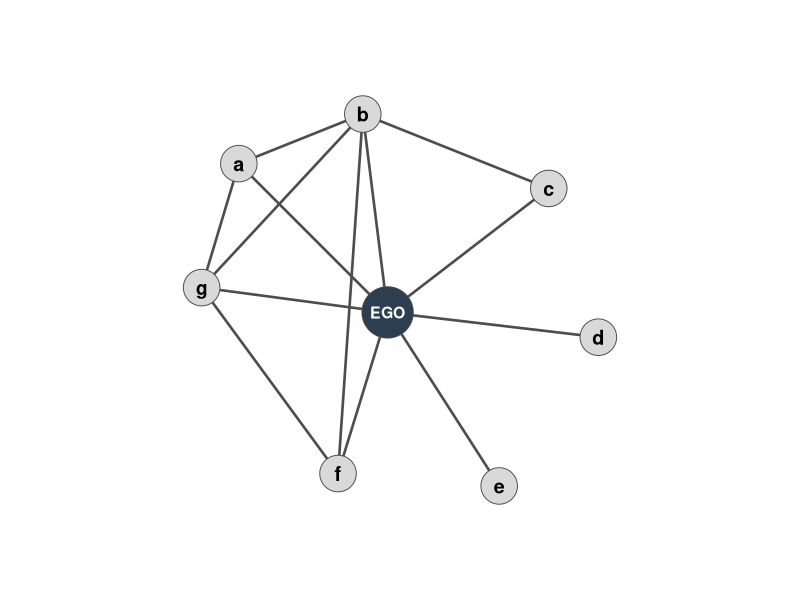
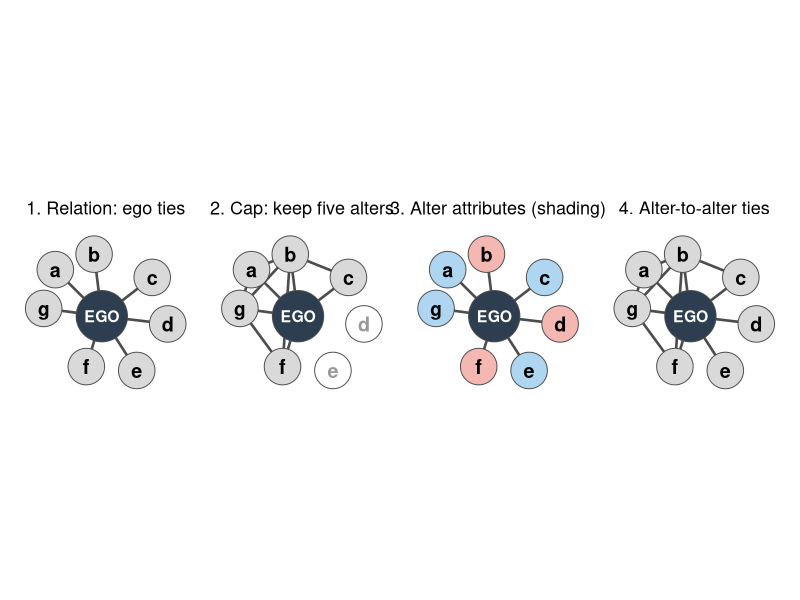
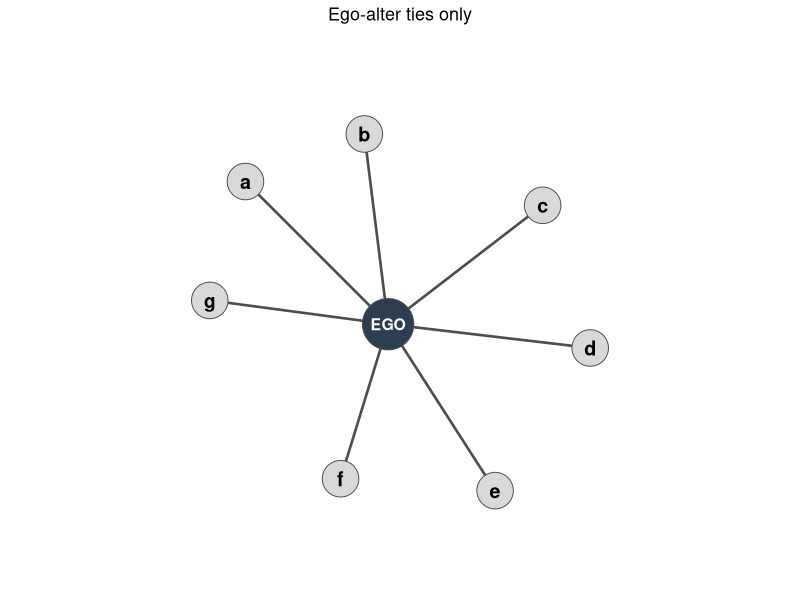
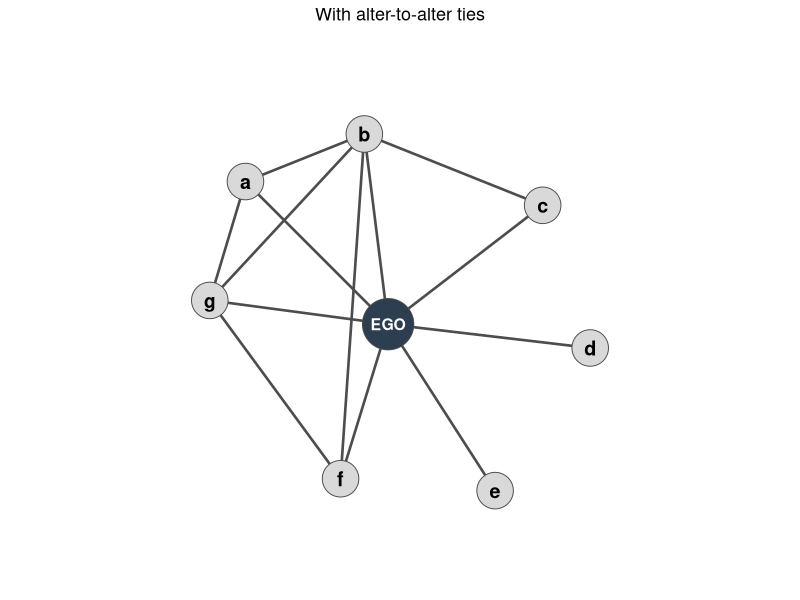
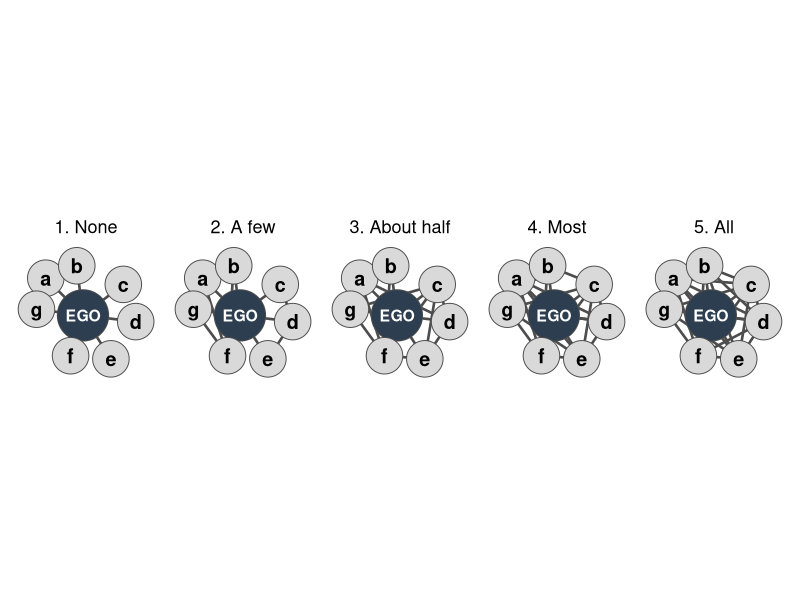
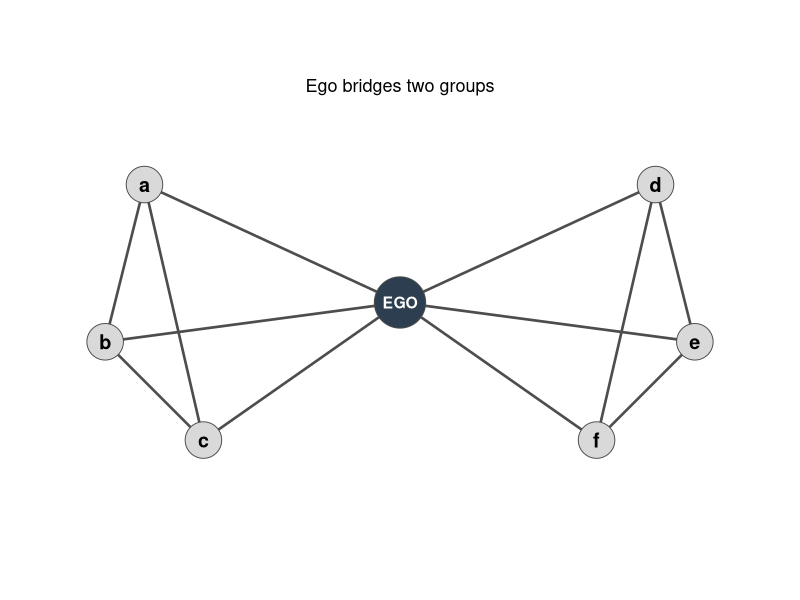

The R source for these figures, in order:
## ---- chunk 1
#| include: false
library(ggplot2)
library(patchwork)
library(knitr)
library(kableExtra)

kbl <- function(df, ...) {
  kable(df, ...) |>
    kable_styling(font_size = 18, full_width = FALSE)
}

# Stylized ego network: ego at the origin, seven alters a-g.
nodes <- data.frame(
  id = c("EGO", "a", "b", "c", "d", "e", "f", "g"),
  x  = c(0, -1.2, -0.2, 1.3, 1.7, 0.9, -0.4, -1.5),
  y  = c(0, 1.2, 1.6, 1.0, -0.2, -1.4, -1.3, 0.2)
)
alter_ids <- nodes$id[-1]
ties_aa <- data.frame(
  from = c("a", "a", "b", "b", "b", "f"),
  to   = c("b", "g", "c", "f", "g", "g")
)

# Draws ego, alters, ego-alter ties, and the alter-alter ties among kept alters.
# Dropped alters appear as hollow nodes with no edges.
draw_net <- function(nd = nodes, aa = ties_aa, keep = nd$id[-1], fill = NULL) {
  alters <- nd$id[-1]
  if (is.null(fill)) fill <- setNames(rep("grey85", length(alters)), alters)
  aa <- aa[aa$from %in% keep & aa$to %in% keep, , drop = FALSE]
  el <- rbind(data.frame(from = "EGO", to = keep), aa)
  s  <- nd[match(el$from, nd$id), c("x", "y")]
  tg <- nd[match(el$to, nd$id), c("x", "y")]
  edges <- data.frame(x = s$x, y = s$y, xend = tg$x, yend = tg$y)
  dropped <- !(nd$id %in% c("EGO", keep))
  nd$pfill <- c("#2C3E50", unname(fill[alters]))
  nd$pfill[dropped] <- "white"
  nd$lab <- ifelse(dropped, "grey60", ifelse(nd$id == "EGO", "white", "black"))
  nd$psize <- ifelse(nd$id == "EGO", 17, 12)
  nd$tsize <- ifelse(nd$id == "EGO", 4, 5)
  ggplot() +
    geom_segment(data = edges, aes(x = x, y = y, xend = xend, yend = yend),
                 colour = "grey30", linewidth = 0.9) +
    geom_point(data = nd, aes(x = x, y = y, fill = pfill, size = psize),
               shape = 21, colour = "grey30") +
    geom_text(data = nd, aes(x = x, y = y, label = id, colour = lab, size = tsize),
              fontface = "bold") +
    scale_fill_identity() +
    scale_colour_identity() +
    scale_size_identity() +
    coord_equal(xlim = range(nd$x) + c(-0.7, 0.7),
                ylim = range(nd$y) + c(-0.7, 0.7)) +
    theme_void() +
    theme(plot.title = element_text(hjust = 0.5, size = 13))
}

bridge_nodes <- data.frame(
  id = c("EGO", "a", "b", "c", "d", "e", "f"),
  x  = c(0, -2.6, -3.0, -2.0, 2.6, 3.0, 2.0),
  y  = c(0, 1.2, -0.4, -1.4, 1.2, -0.4, -1.4)
)
bridge_ties <- data.frame(
  from = c("a", "a", "b", "d", "d", "e"),
  to   = c("b", "c", "c", "e", "f", "f")
)

# Position generator respondents (illustrative): one row per occupation on the list.
pg_jobs <- c("Lawyer", "Mechanic", "Teacher", "Police officer",
             "Nurse", "Accountant", "Farmer", "Engineer")
pg_A <- data.frame(
  job = pg_jobs,
  know = c(TRUE, FALSE, TRUE, FALSE, TRUE, TRUE, FALSE, TRUE),
  years = c(3, NA, 10, NA, 6, 2, NA, 1),
  relation = c("Relative", NA, "Acquaintance", NA, "Friend", "Co-worker", NA, "Friend"),
  closeness = c("Very close", NA, "Close", NA, "Very close", "Not close", NA, "Close")
)
pg_B <- data.frame(
  job = pg_jobs,
  know = c(FALSE, TRUE, FALSE, FALSE, FALSE, FALSE, TRUE, FALSE),
  years = c(NA, 20, NA, NA, NA, NA, 15, NA),
  relation = c(NA, "Relative", NA, NA, NA, NA, "Relative", NA),
  closeness = c(NA, "Very close", NA, NA, NA, NA, "Very close", NA)
)
pg_metrics <- function(d) {
  acc <- d[d$know, ]
  list(P = nrow(acc), J = nrow(d), types = sort(unique(acc$relation)),
       years = acc$years, ybar = mean(acc$years),
       n_close = sum(acc$closeness %in% c("Very close", "Close")))
}

# Resource generator respondents (illustrative): one row per resource-contact access.
rg_resources <- c("Repair a car or bike", "Own a car", "Play an instrument",
                  "Active in a political party", "Help move house", "Give financial advice")
rg_C <- data.frame(
  resource = c("Repair a car or bike", "Own a car", "Active in a political party",
               "Help move house", "Help move house", "Give financial advice"),
  contact = c("A1", "A2", "A3", "A1", "A4", "A4"),
  type = c("friend", "family", "acquaintance", "friend", "family", "family")
)
rg_C_self <- "Own a car"
rg_D <- data.frame(
  resource = c("Own a car", "Help move house", "Give financial advice"),
  contact = c("B1", "B1", "B1"),
  type = c("family", "family", "family")
)
rg_table <- function(d, self = character(0)) {
  data.frame(
    Resource = rg_resources,
    `Know anyone?` = ifelse(rg_resources %in% d$resource, "Yes", "No"),
    `Access through` = unname(sapply(rg_resources, function(r) {
      s <- d[d$resource == r, ]
      if (nrow(s) == 0) "" else paste0(s$contact, " (", s$type, ")", collapse = ", ")
    })),
    `And yourself?` = ifelse(rg_resources %in% self, "Yes", "No"),
    check.names = FALSE
  )
}
rg_metrics <- function(d) {
  list(R = length(unique(d$resource)), K = length(rg_resources),
       events = nrow(d), contacts = length(unique(d$contact)),
       types = sort(unique(d$type)), n_fam = sum(d$type == "family"))
}
## ---- chunk 2
data.frame(
  Source = c("Surveys", "Direct observation", "Big data"),
  `What the researcher does` = c(
    "Asks people about their relations",
    "Goes to a site and records interactions",
    "Uses digital traces of communication and interaction"
  ),
  `Typical settings` = c(
    "Any population you can reach",
    "Classrooms, neighborhoods, karate club, monastery, fraternity house",
    "Phone logs, email, online platforms"
  ),
  `Main limitation` = c(
    "Depends on what respondents recall and report",
    "Costly, bounded to one site, and misses ties elsewhere",
    "Captures only what leaves a digital trace; meaning of ties is often unclear"
  ),
  check.names = FALSE
) |> kbl()
## ---- chunk 3
#| fig-width: 4.6
#| fig-height: 4.2
#| fig-align: center
draw_net()
## ---- chunk 4
data.frame(
  `Tie type` = c("Role relations", "Sentiments and cognitions", "Behavioral interactions"),
  Examples = c(
    "Friends, kin, business partners",
    "Liking, trusting, acquaintanceship",
    "Calling, texting, citing, supporting, resource exchange"
  ),
  `Example survey item` = c(
    "Who are your friends?",
    "Whom do you trust most?",
    "With whom did you talk in the last week?"
  ),
  check.names = FALSE
) |> kbl()
## ---- chunk 5
#| fig-width: 10.6
#| fig-height: 3.3
#| fig-align: center
p1 <- draw_net(aa = ties_aa[0, ]) +
  labs(title = "1. Relation: ego ties")
p2 <- draw_net(keep = c("a", "b", "c", "f", "g")) +
  labs(title = "2. Cap: keep five alters")
p3 <- draw_net(aa = ties_aa[0, ],
               fill = c(a = "#AED6F1", b = "#F5B7B1", c = "#AED6F1",
                        d = "#F5B7B1", e = "#AED6F1", f = "#F5B7B1",
                        g = "#AED6F1")) +
  labs(title = "3. Alter attributes (shading)")
p4 <- draw_net() +
  labs(title = "4. Alter-to-alter ties")
wrap_plots(p1, p2, p3, p4, nrow = 1)
## ---- chunk 6
data.frame(
  Approach = c("Role-relation", "Interaction", "Affective", "Exchange"),
  `Example prompt` = c(
    "List up to [X] friends, co-workers, co-authors, roommates, etc.",
    "List up to [X] people you most frequently interact with.",
    "List up to [X] people you feel closest to or trust most.",
    "List up to [X] people you would go to for advice, financial support, etc."
  ),
  `Main limitation` = c(
    "Low reliability; \"friend\" means different things to different people",
    "Frequency is not the same as importance or closeness",
    "Same reliability issues as role-relation; elicits smaller networks",
    "Not appropriate for every purpose"
  ),
  `Main strength` = c(
    "Easy to ask",
    "Fewer validity problems than role-relation; neutral criterion",
    "Captures strong, subjectively significant ties",
    "Fewer reliability problems; captures weak ties and more alters; fits social capital studies"
  ),
  check.names = FALSE
) |> kbl()
## ---- chunk 7
data.frame(
  Study = c(
    "Wellman (1979), East York Study",
    "Fischer (1982), Northern California Communities Study",
    "Marsden (1987), General Social Survey"
  ),
  `Name generator` = c(
    "\"Name the six persons outside your home that you feel closest to.\"",
    "\"Name all persons who would provide any of eight types of aid.\"",
    "\"Named all persons with whom you have discussed matters important to you.\""
  ),
  check.names = FALSE
) |> kbl()
## ---- chunk 8
#| fig-width: 5.0
#| fig-height: 3.6
#| fig-align: center
data.frame(
  Ego = c(101, 101, 101, 101, 102),
  Alter = c(2044, 2047, 2051, 2060, 2044),
  Wave = c(1, 1, 2, 2, 1)
) |>
  kbl(col.names = c("egoid", "alterid", "wave"))
## ---- chunk 9
data.frame(
  egoid = c(101, 101, 101, 102),
  alterid = c(2044, 2047, 2051, 2044),
  wave = c(1, 1, 1, 1)
) |> kbl()
## ---- chunk 10
data.frame(
  alterid1 = c(2044, 2044),
  alterid2 = c(2047, 2051),
  egoid = c(101, 101),
  wave = c(1, 1)
) |> kbl()
## ---- chunk 11
data.frame(
  Category = c(
    "Sociodemographic",
    "Relational",
    "Sentiment and affect",
    "Exchange and support",
    "Duration",
    "Similarity",
    "Other traits"
  ),
  Examples = c(
    "Sex or gender, age, race, years of education, religion",
    "Family, friend, co-worker, roommate; relationship to an organization; frequency of contact",
    "Closeness, trust, listing position, negative sentiments",
    "Financial help, comfort, advice, social support, topics discussed",
    "How long ego has known the alter",
    "Shared tastes, attitudes, or activities (cultural matching)",
    "Health, happiness, activity, sleep (NetHealth)"
  ),
  check.names = FALSE
) |> kbl()
## ---- chunk 12
data.frame(
  Construct = c("Sex of contacts", "Race and ethnicity", "Relationship",
                "Closeness", "Support", "Duration", "Similarity"),
  `Sample question` = c(
    "Please indicate the sex of each of your contacts.",
    "Check the categories that describe each contact.",
    "What is their relationship to you?",
    "Are you especially close, merely close, less than close, or distant?",
    "Check the contacts who have provided each type of support.",
    "How long have you known each person?",
    "Overall, how similar are each of your contacts to you?"
  ),
  `Response format` = c(
    "Female / male, one per alter",
    "Checkbox grid, one row per alter",
    "Parent, sibling, friend, acquaintance, neighbor, and so on",
    "Four-level scale",
    "Checkboxes: financial need, comfort, company, advice",
    "Whole years",
    "Ten-point scale"
  ),
  check.names = FALSE
) |> kbl()
## ---- chunk 13
data.frame(
  Alter = c("A1", "A2", "A3", "A4"),
  Hiking = c("\u2713", "", "\u2713", "\u2713"),
  Cycling = c("\u2713", "\u2713", "", ""),
  Soccer = c("", "", "", "\u2713"),
  Gym = c("\u2713", "", "", "\u2713"),
  Swimming = c("", "\u2713", "\u2713", ""),
  Matches = c(3, 2, 2, 3)
) |> kbl(align = "lcccccc")
## ---- chunk 14
#| fig-width: 4.8
#| fig-height: 4.2
#| fig-align: center
draw_net(aa = ties_aa[0, ]) +
  labs(title = "Ego-alter ties only")
## ---- chunk 15
#| fig-width: 4.8
#| fig-height: 4.2
#| fig-align: center
draw_net() +
  labs(title = "With alter-to-alter ties")
## ---- chunk 16
data.frame(
  Job = c("Lawyer", "Mechanic", "Teacher", "Police officer"),
  `Know anyone?` = c("Yes", "No", "Yes", "No"),
  `Years known` = c(3, "", 10, ""),
  Relationship = c("Relative", "", "Acquaintance", ""),
  Closeness = c("Very close", "", "Close", ""),
  check.names = FALSE
) |> kbl(align = "lcccc")
## ---- chunk 17
pg_A |>
  transform(years = ifelse(is.na(years), "", years),
            relation = ifelse(is.na(relation), "", relation),
            closeness = ifelse(is.na(closeness), "", closeness),
            know = ifelse(know, "Yes", "No")) |>
  setNames(c("Occupation", "Know anyone?", "Years", "Relationship", "Closeness")) |>
  kbl(align = "lcccc")
## ---- chunk 18
m <- pg_metrics(pg_A)
data.frame(
  Metric = c("Positions accessed", "Relationship types", "Mean years known", "Share close"),
  Calculation = c(
    sprintf("%d of %d occupations", m$P, m$J),
    paste(tolower(m$types), collapse = ", "),
    sprintf("(%s) / %d", paste(m$years, collapse = " + "), m$P),
    sprintf("%d of %d accessed positions are very close or close", m$n_close, m$P)
  ),
  Value = c(
    sprintf("%d (%.1f%%)", m$P, 100 * m$P / m$J),
    as.character(length(m$types)),
    sprintf("%.1f", m$ybar),
    sprintf("%.0f%%", 100 * m$n_close / m$P)
  ),
  check.names = FALSE
) |> kbl(align = "lll")
## ---- chunk 19
mA <- pg_metrics(pg_A)
mB <- pg_metrics(pg_B)
vals <- function(x) c(
  sprintf("%d", x$P),
  sprintf("%.1f%%", 100 * x$P / x$J),
  sprintf("%d", length(x$types)),
  sprintf("%.1f", x$ybar),
  sprintf("%.0f%%", 100 * x$n_close / x$P)
)
data.frame(
  Metric = c("Positions accessed", "Share of list", "Relationship types",
             "Mean years known", "Share close"),
  `Respondent A` = vals(mA),
  `Respondent B` = vals(mB),
  check.names = FALSE
) |> kbl(align = "lcc")
## ---- chunk 20
data.frame(
  `Do you know anyone who...` = c(
    "Can repair a car or bike",
    "Owns a car",
    "Can play an instrument",
    "Is active in a political party"
  ),
  `Yes` = c("\u2713", "\u2713", "", "\u2713"),
  `Access: acquaintance` = c("", "", "", "\u2713"),
  `Access: friend` = c("\u2713", "", "", ""),
  `Access: family` = c("", "\u2713", "", ""),
  `And yourself?` = c("", "\u2713", "", ""),
  check.names = FALSE
) |> kbl(align = "lcccccc")
## ---- chunk 21
rg_table(rg_C, rg_C_self) |> kbl(align = "lccc")
## ---- chunk 22
mC <- rg_metrics(rg_C)
data.frame(
  Metric = c("Resources accessed", "Contacts used", "Access events",
             "Relation types", "Share through family", "Events per contact"),
  Calculation = c(
    sprintf("%d of %d resources through alters", mC$R, mC$K),
    "distinct contacts named in access",
    "one row per resource-contact pair",
    "distinct relation types among contacts",
    sprintf("%d of %d events are family", mC$n_fam, mC$events),
    sprintf("%d events / %d contacts", mC$events, mC$contacts)
  ),
  Value = c(
    sprintf("%d (%.1f%%)", mC$R, 100 * mC$R / mC$K),
    as.character(mC$contacts),
    as.character(mC$events),
    as.character(length(mC$types)),
    sprintf("%.0f%%", 100 * mC$n_fam / mC$events),
    sprintf("%.1f", mC$events / mC$contacts)
  ),
  check.names = FALSE
) |> kbl(align = "lll")
## ---- chunk 23
mD <- rg_metrics(rg_D)
rg_vals <- function(x) c(
  sprintf("%d (%.1f%%)", x$R, 100 * x$R / x$K),
  as.character(x$contacts),
  as.character(length(x$types)),
  sprintf("%.0f%%", 100 * x$n_fam / x$events),
  sprintf("%.1f", x$events / x$contacts)
)
data.frame(
  Metric = c("Resources accessed", "Contacts used", "Relation types",
             "Share through family", "Events per contact"),
  `Respondent C` = rg_vals(mC),
  `Respondent D` = rg_vals(mD),
  check.names = FALSE
) |> kbl(align = "lcc")
## ---- chunk 24
#| fig-width: 10.6
#| fig-height: 3.0
#| fig-align: center
set.seed(3719)
pairs <- t(combn(alter_ids, 2))
ord <- pairs[sample(nrow(pairs)), ]
density_titles <- c("1. None", "2. A few", "3. About half", "4. Most", "5. All")
density_counts <- c(0, 5, 10, 16, 21)
density_panels <- Map(function(k, ttl) {
  aa_k <- data.frame(from = ord[seq_len(k), 1], to = ord[seq_len(k), 2])
  draw_net(aa = aa_k) + labs(title = ttl)
}, density_counts, density_titles)
wrap_plots(density_panels, nrow = 1)
## ---- chunk 25
#| fig-width: 6.0
#| fig-height: 4.6
#| fig-align: center
draw_net(nd = bridge_nodes, aa = bridge_ties,
         keep = c("a", "b", "c", "d", "e", "f")) +
  labs(title = "Ego bridges two groups")
## ---- chunk 26
data.frame(
  Rating = 1:5,
  Meaning = c(
    "I do not occupy any bridging positions",
    "",
    "",
    "",
    "I occupy many bridging positions"
  )
) |> kbl(align = "cl")
## ---- chunk 27
data.frame(
  Rating = 1:5,
  Meaning = c(
    "I have moved more toward the periphery of the network",
    "",
    "My position in the network has remained about the same",
    "",
    "I have moved more toward the center of the network"
  )
) |> kbl(align = "cl")
## ---- chunk 28
data.frame(
  Approach = c("Name generator and interpreter", "Position generator",
               "Resource generator", "Visual network scales",
               "Cognitive social structures"),
  Elicits = c(
    "Named alters and their traits",
    "Access to occupations",
    "Access to resources, and through whom",
    "Perceived network position",
    "Perceived ties among others (see chapter 29)"
  ),
  `Typical use` = c(
    "Core ego networks; NetHealth",
    "Social capital",
    "Social capital and support",
    "Perceptions of openness and centrality",
    "Perceived structure beyond direct ties"
  ),
  check.names = FALSE
) |> kbl()
